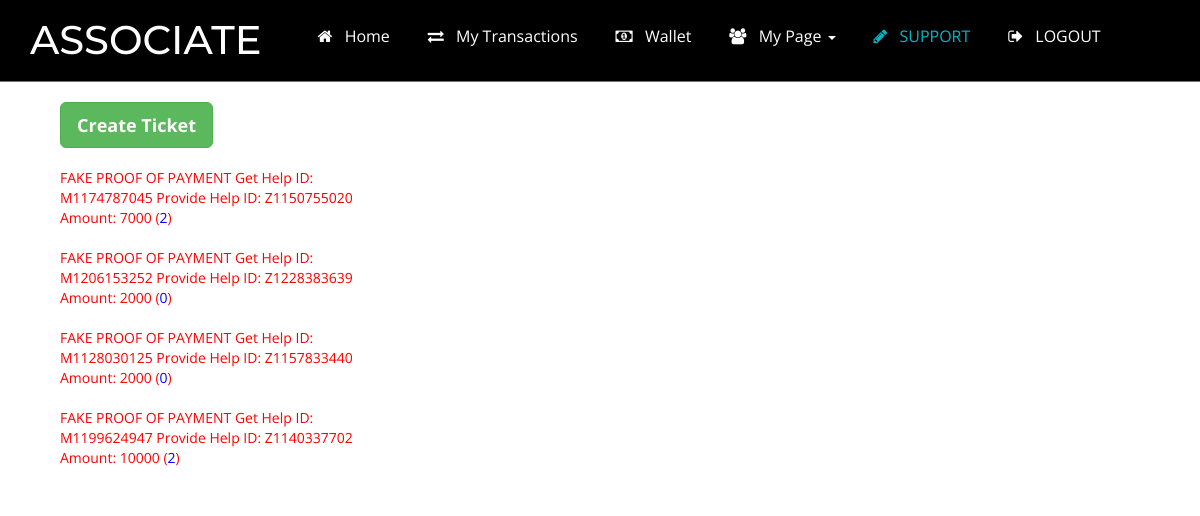
/ticket.php (signed in), run on the app's committed database.
### tables this page shows
CREATE TABLE `ticket` (
  `tid` int(255) NOT NULL,
  `participant` varchar(255) NOT NULL,
  `report_participant` varchar(255) NOT NULL,
  `subject` varchar(255) NOT NULL,
  `relatedIssue` varchar(255) NOT NULL,
  `ticketmsg` longtext NOT NULL,
  `replied` varchar(255) NOT NULL DEFAULT '0',
  `locked` varchar(255) NOT NULL DEFAULT 'NO',
  `attachment` varchar(255) NOT NULL,
  `ghID` varchar(255) NOT NULL,
  `phID` varchar(255) NOT NULL,
  `date_written` varchar(255) NOT NULL
);

### config.php (called while the page is built, shortened)
<?php
try
{
	$con = new PDO("mysql:host=localhost;dbname=ponzi_mmm", 'root', '');
	$con->setAttribute(PDO::ATTR_ERRMODE, PDO::ERRMODE_EXCEPTION);
}
catch(PDOException $e)
{
?>
	<script>
	alert("Could not connect to database, error submitted successfully to Log file");
	</script>
<?php
	file_put_contents("errorlog.txt", $e->getMessage(), FILE_APPEND);
}
if(!function_exists("rows")){
	function rows($query)
	{
		global $con;
		$q = $con->prepare($query);
		$r = $q->execute();
		$count = $q->rowCount();
		return $count;
	}
}
if(isset($_SESSION["username"]))
{
	$username = $_SESSION["username"];
}
?>

### ticket.php (the view, shortened to what this page needs)
<?php
require "config.php";
if(isset($username))
{
	$getuinfo = $con->prepare("SELECT * FROM `participant` where email='$username'");
	$getuinfo->execute();
	$ginfo = $getuinfo->fetch(PDO::FETCH_ASSOC);
	$pid = $ginfo['pid'];
	$getbank = rows("select * from bankaccount where participant='$pid'");
}
else
{
	redirect_to("office");
}
?>
<!DOCTYPE html>
<html>
<head>
	<link rel="stylesheet" href="css/bootstrap.min.css" type="text/css" media="all">
	<link rel="stylesheet" href="css/style.css" type="text/css" media="all">
	<link rel="stylesheet" href="css/font-awesome.min.css" />
		<link rel="stylesheet" href="css/flexslider.css" type="text/css" media="screen" />
</head>
<body>
	<div class="w3l-banners">
		<div class="header">
				<div class="top-bar" style="background: black">
				<div class="container">
					<div class="header-nav">
						<nav class="navbar navbar-default">
							<div class="navbar-header">
								<h1><a class="navbar-brand" href="dashboard">Associate</a></h1>
							</div>
							<div class="collapse navbar-collapse nav-wil" id="bs-example-navbar-collapse-1">
								<ul class="nav navbar-nav">
									<li><a href="dashboard"><i class='fa fa-home'></i> Home</a></li>
									<?php if($getbank == 0){ ?> <li><a href="account"><i class='fa fa-money'></i> Account</a></li><?php } else { ?> <li><a href="transactions"><i class='fa fa-exchange'></i> My Transactions</a></li><?php }?>
									<?php if($getbank != 0){ ?> <li><a href="wallet"><i class='fa fa-money'></i> Wallet</a></li> <?php }?>
									<li class="dropdown">
										<a href="#" class="dropdown-toggle" data-toggle="dropdown" aria-expanded="false"><i class='fa fa-users'></i> My Page <b class="caret"></b></a>
									</li>
									<li><a href="ticket" class="active"><i class='fa fa-pencil'></i> SUPPORT</a></li>
									<li><a href="logoff"><i class='fa fa-sign-out'></i> LOGOUT</a></li>
								</ul>
							</div>
						</nav>
					</div>
				</div>
			</div>
	</div>
		<div class="container">
			<div class="flexslider-info">
				<br/>
				<div class='col-md-12'>
					<div class='col-md-4'>
						<button class='btn btn-success btn-lg' id='CrtTicket'><b>Create Ticket</b></button>
						<br/><br/>
						<?php
						$allticket = $con->prepare("SELECT * FROM `ticket` where participant='$pid' order by tid desc");
						$allticket->execute();
						$allticket_row = rows("SELECT * FROM `ticket` where participant='$pid' order by tid desc");
						for($i=1; $i<=$allticket_row; $i++)
						{
							$allticketINFO = $allticket->fetch(PDO::FETCH_ASSOC);
							$tid = $allticketINFO['tid'];
							$subject = $allticketINFO['subject'];
							$replied = $allticketINFO['replied'];
						?>
							<a href='?view=<?php echo $tid;?>' style='color: red'><?php echo $subject;?> (<font color='blue'><?php echo $replied;?></font>)</a><br><br>
						<?php
						}
						?>
					</div>
					<div class='col-md-8'>
						<div class='ViewTicket' style='margin-top: 15px'>
						<?php
						if(isset($_GET['view']))
						{
							$view = $_GET['view'];
							$search_ticket = $con->prepare("SELECT * FROM `ticket` where tid='$view'");
							$search_ticket->execute();
							$search_ticketINFO = $search_ticket->fetch(PDO::FETCH_ASSOC);
							$subject = $search_ticketINFO['subject'];
							$relatedIssue = $search_ticketINFO['relatedIssue'];
							$ticketmsg = nl2br($search_ticketINFO['ticketmsg']);
							$report_participant = $search_ticketINFO['report_participant'];
							$lock = $search_ticketINFO['locked'];
							$attachment = $search_ticketINFO['attachment'];
							if(empty($report_participant))
							{
							?>
								<b>Subject: <?php echo strtoupper($subject);?></b>
								<br/>
								<b>Related Issue: <?php echo strtoupper($relatedIssue);?></b>
								<br/><br/>
								<?php echo $ticketmsg;?>
								<br/><br/>
								<?php
								if(!empty($attachment))
								{
								?>
									Attachment: <a href='<?php echo $attachment;?>' target='_blank'>View Attachment</a>
								<?php
								}
								?>
								<br/><hr/>
							<?php
							}
							else
							{
							?>
								<b>Subject: <?php echo strtoupper($subject);?></b>
								<br/>
								<b>Related Issue: <?php echo strtoupper($relatedIssue);?></b>
								<br/><br/>
								<b>Participant Reported: <?php echo strtoupper($report_participant);?></b>
								<br/><br/>
								<?php echo $ticketmsg;?>
								<br/><br/>
								<?php
								if(!empty($attachment))
								{
								?>
									Attachment: <a href='<?php echo $attachment;?>' target='_blank'>View Attachment</a>
								<?php
								}
								?>
								<br/><hr/>
							<?php
							}
							if($lock == 0)
							{
						?>
							<textarea class='form-control' rows='6'></textarea>
							<br>
							<button class='btn btn-success'><b>Submit</b></button>
						<?php
							}
						}
						else
						{
						?>
						<br/><br/>
						<?php
						}
						?>
					</div>
				</div>
			</div>
		</div>
	</div>
	<br/><br/><br/><br/><br/><br/><br/><br/>
</body>
</html>

### css/style.css (style rules this page uses)
body { padding: 0; margin: 0; background: #FFF; font-family: 'Open Sans', sans-serif; cursor: url(../images/my-mouse-pointer.png), auto; }
body a { transition: 0.5s all; -webkit-transition: 0.5s all; -moz-transition: 0.5s all; -o-transition: 0.5s all; -ms-transition: 0.5s all; text-decoration: none; }
h1, h2, h3, h4, h5, h6 { margin: 0; padding: 0; font-family: 'Montserrat', sans-serif; }
ul { margin: 0; padding: 0; }
.top-bar { width: 100%; padding: 10px 0 4px; position: relative; border-bottom: 1px solid #737171; }
.navbar { margin-bottom: 0; }
.navbar-nav { float: right; width: 80%; margin-top: -15px; margin-right: -48px }
.navbar-default { background:none; border-color: #012231; }
.navbar-default .navbar-brand { font-family: 'Montserrat', sans-serif; color: #fff !important; font-size: 40px; text-decoration: none; text-transform: uppercase; }
.navbar-default .navbar-collapse, .navbar-default .navbar-form { padding: 0; }
.navbar { position: relative; min-height: inherit; }
.navbar-header { margin-top: 20px; }
.navbar-default .navbar-nav > li > a { color: #fff; font-size: 16px; }
.navbar-nav > li > a { padding-top: 25px; padding-bottom: 25px; }
.navbar-brand { height: 0; padding: 0; }
.navbar { border-radius: 0px; border:none; }
.navbar-default .navbar-nav > li > a:hover, .navbar-default .navbar-nav > li > a:focus ,.navbar-default .navbar-nav > li > a.active { color:#00b7c9; }
.navbar { border-radius: 0px; border: none; padding: 0px 0; float: left; width: 95%; }
li { list-style-type: none; }
.fa { font-family: 'ElegantIcons'; font-style: normal; font-weight: normal; font-variant: normal; text-transform: none; line-height: 1; margin: 8px; }

### data on the page
ticket: subject "FAKE PROOF OF PAYMENT Get Help ID: M1174787045 Provide Help ID: Z1150755020 Amount: 7000", replied "2"
ticket: subject "FAKE PROOF OF PAYMENT Get Help ID: M1206153252 Provide Help ID: Z1228383639 Amount: 2000", replied "0"
ticket: subject "FAKE PROOF OF PAYMENT Get Help ID: M1128030125 Provide Help ID: Z1157833440 Amount: 2000", replied "0"
ticket: subject "FAKE PROOF OF PAYMENT Get Help ID: M1199624947 Provide Help ID: Z1140337702 Amount: 10000", replied "2"
